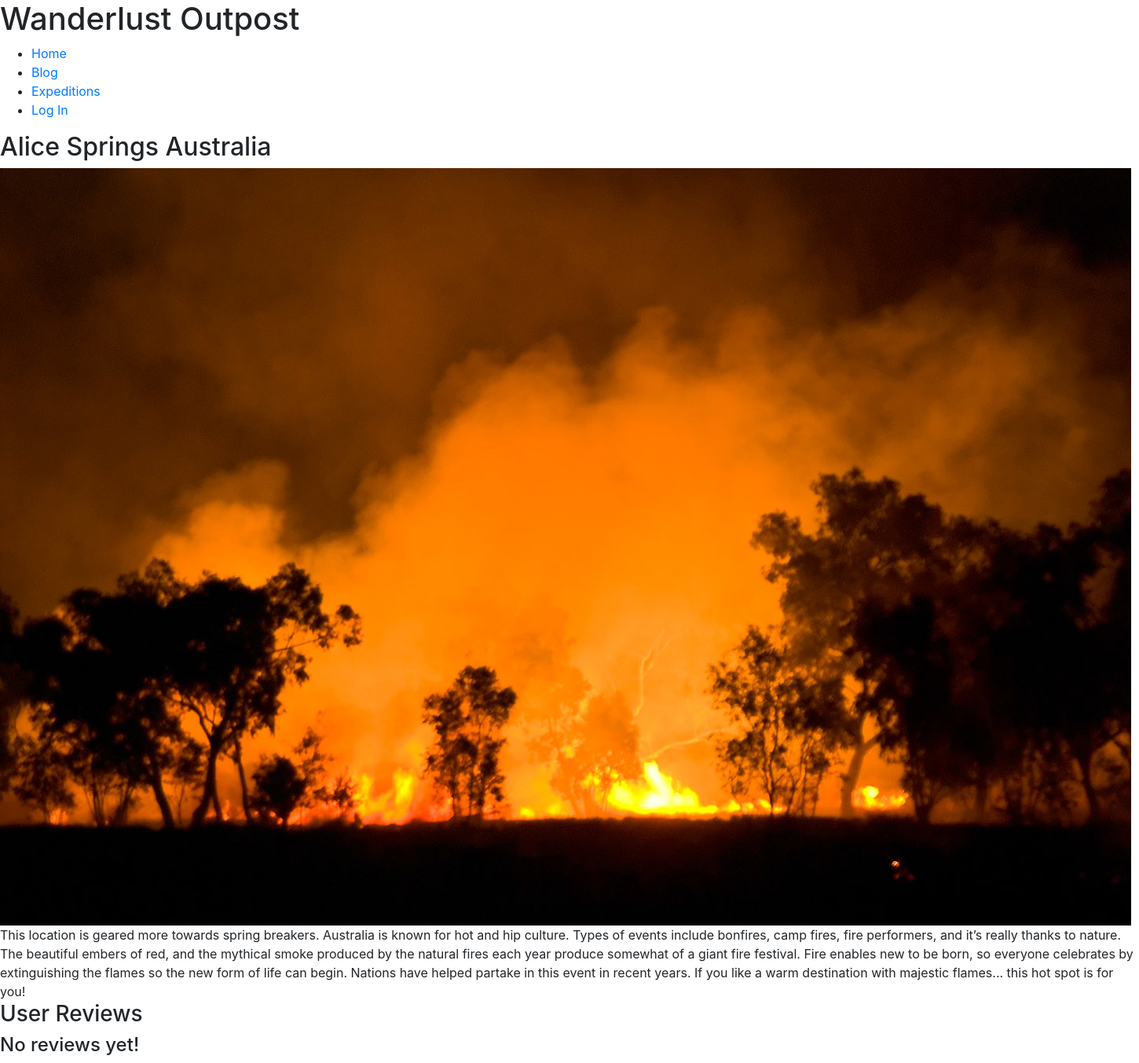
Page /adventure.php?pid=10 on the committed database.
### tables this page shows
CREATE TABLE `sitemap` (
  `PageTitle` varchar(32) NOT NULL,
  `BGImg` varchar(32) DEFAULT NULL,
  `BGImgAlt` text,
  `pageID` int NOT NULL,
  `PageName` varchar(45) NOT NULL,
  `Content` longtext,
  `NavItem` tinyint DEFAULT NULL,
  `url` varchar(45) DEFAULT NULL,
  PRIMARY KEY (`pageID`)
);

### adventure.php (the view, shortened to what this page needs)
<?php
require("includes/page.php");
class AdventurePage extends Page{
  public function Display($pageID){
    $this -> DisplayHead();
    $this -> DisplayBody();
    $this -> DisplayHeader($this->buttons);
    $this->  DisplayContent();
    $this->ReviewGen();
    $this -> DisplayFooter();
  }
  public function ReviewGen(){
    $db = new mysqli('localhost', 'glazpmck_ics325_web', 'ICS325.01-2020', "glazpmck_ics325");
    $id = $db->real_escape_string($_GET['pid']);
    $query = "SELECT reviewlist.ReviewID, reviewlist.ReviewHeadline, reviewlist.Review, reviewlist.User_ID, users.fname, reviewlist.city, reviewlist.rating
    FROM reviewlist
    INNER JOIN users ON reviewlist.user_id = users.user_ID
    INNER JOIN sitemap ON reviewlist.City = sitemap.pageID
    WHERE reviewlist.city = '$id'";
    $result = $db->query($query);
    $row=$result->fetch_array(MYSQLI_ASSOC);
    $num_rows=$result->num_rows;
    ?>
    <section class='reviews'>
    <h3>User Reviews</h3>
    <?php
    if ($num_rows > 0){
      for ($x=0; $x<$num_rows; $x++){
        ?>
        <div class='top-review'>
          <div class='review-content'>
            <h4><?=$row['ReviewHeadline']?> - <?=$row['rating']?>/5</h4>
            <p><?=$row['Review']?></p><p>- <?=$row['fname']?></p>
          </div>
        </div>
        <?php
      }
    }else{
      ?>
        <div class='top-review'>
          <div class='review-content'>
            <h4>No reviews yet!</h4>
          </div>
        </div>
      <?php
    }
    echo "</section>";
  }
  public function DisplayContent(){
    if (isset($_GET['pid'])){
      $db = new mysqli('localhost', 'glazpmck_ics325_web', 'ICS325.01-2020', "glazpmck_ics325");
      $id = $db->real_escape_string($_GET['pid']);
      $query = "Select * From sitemap where pageID = '$id'";
      $result = $db->query($query);
      $row=$result->fetch_array(MYSQLI_ASSOC);
      ?>
      <section class="page-title">
        <h2><?= $row['PageTitle'] ?></h2>
      </section>
      <div class="exp-img">
        <img src="img/<?=$row['BGImg']?>" alt="<?=$row['BGImgAlt']?>" />
      </div>
      <section class="main-content">
        <?= $row['Content']?>
      </section>
      <?php
    }
  }
}
$adventure = new AdventurePage();
$adventure->Display($_GET['pid']);
?>

### includes/page.php (shortened to what this page needs)
<?php
class Page{
    public $title = "Wanderlust Outpost";
    public function DisplayHead(){
      ?>
        <!DOCTYPE html>
           <html>
      <?php
        echo "<head>";
        $this -> DisplayStyles();
        echo "</head>";
    }
      ?>
      <?php
    public function DisplayStyles(){
      ?>
        <link rel="stylesheet" href="https://stackpath.bootstrapcdn.com/bootstrap/4.4.1/css/bootstrap.min.css">
        <link rel="stylesheet/less" type="text/css" href="less/styles.less" />
      <?php
    }
      ?>
      <?php
    public function DisplayBody(){
      ?>
        <body>
      <?php
    }
    public function DisplayHeader($buttons){
      $db = new mysqli('localhost', 'glazpmck_ics325_web', 'ICS325.01-2020', "glazpmck_ics325");
      $nav_sql = "SELECT * FROM sitemap WHERE NavItem = 1";
      $nav_query = $db->query($nav_sql);
      $nav_rs=$nav_query->fetch_array(MYSQLI_ASSOC);
      ?>
      <header>
        <h1><?php echo $this->title; ?></h1>
          <div class="open">
              <span>
                <ul class="sub-menu">
                  <?php
                    do{
                      $this->DisplayButton($nav_rs['PageName'], $nav_rs['pageID'], $nav_rs['url']);
                    } while($nav_rs=$nav_query->fetch_array(MYSQLI_ASSOC));
                    ?>
                </ul>
              </span>
          </div>
      </header>
      <?php
    }
    public function DisplayButton($name, $pageID, $url){
      if (empty($_SESSION['LoggedIn'])){
        $loggedIn=false;
      }else {
        $loggedIn = $_SESSION['LoggedIn'];
      }
      if ( $pageID == 1 || $pageID == 2 || $pageID == 3 ){
        ?>
        <li>
          <a href="./<?=$url?>.php" title="<?=$name ?>"><?=$name?></a>
        </li>
      <?php
      }
      if ($pageID == 4){
        if ($loggedIn){
          return;
        }else{
          ?>
          <li>
            <a href="./<?=$url?>.php" title="<?=$name ?>"><?=$name?></a>
          </li>
        <?php
        }
      }
      if ( $pageID == 5){
        return;
      }
      if ( $pageID == 6 ){
        if ($loggedIn){
          ?>
            <li>
              <a href="./<?=$url?>.php" title="<?=$name ?>"><?=$name?></a>
            </li>
            <li>
              <a href="./logout.php" title="Log Out">Log Out</a>
            </li>
          <?php
        }else{return;}
      }
    }
            ?><div class="bg-img">
            <?php
    public function DisplayFooter(){
      ?>
        </body>
      </html>
    <?php
    }
  }

### rows in the picture
sitemap: PageName "Home"
sitemap: PageName "Blog"
sitemap: PageName "Expeditions"
sitemap: PageName "Log In"
sitemap: PageTitle "Alice Springs Australia", BGImg (picture), Content "This location is geared more towards spring breakers. Australia is known for hot and hip culture. Types of events include bonfires, camp fires, fire performers, and it’s really thanks to nature. The beautiful embers of red, and the mythical smoke produced by the natural fires each year produce somewhat of a giant fire festival. Fire enables new to be born, so everyone celebrates by extinguishing the flames so the new form of life can begin. Nations have helped partake in this event in recent years. If you like a warm destination with majestic flames... this hot spot is for you!"

### other values in the picture
$this->title "Wanderlust Outpost"
